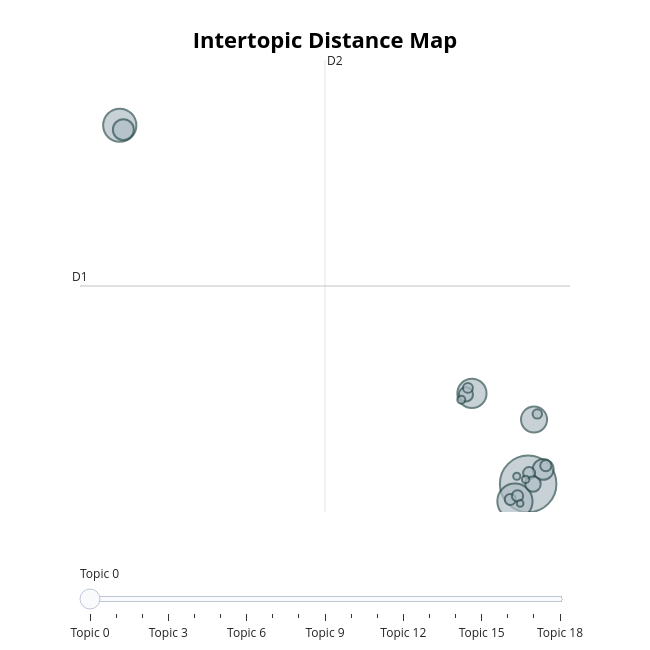

Source (notebook cell):
### Code cell
topic_model.visualize_topics()

### Figure 1 — Plotly figure (JSON) as saved in the notebook; plotly's stock layout.template omitted (floating-point values rounded to 4 significant figures)
{"data": [{"customdata": [[0, "جميل | جدا | مكان | ممتاز | رائع", 3410], [1, "فندق | الفندق | جدا | hotel | نظيف", 1322], [2, "الله | المكان | الرياض | الفندق | جدا", 1176], [3, "يحتاج | حلو | اكثر | تحتاج | الى", 908], [4, "restaurant | food | delicious | price | excellent", 725], [5, "mosque | god | الله | may | prayer", 469], [6, "mall | market | سوق | shopping | one", 466], [7, "هادئ | مكان | quiet | calm | وجميل", 154], [8, "سيئ | سيء | سيئه | جدا | الخدمات", 214], [9, "place | family | good | nice | visit", 256], [10, "coffee | القهوة | shop | place | good", 94], [11, "المياه | دورات | الحمامات | مياه | toilet", 130], [12, "مغلق | closed | كورونا | بسبب | مقفل", 106], [13, "car | parking | get | need | مواقف", 135], [14, "cinema | movie | riyadh | hall | experience", 136], [15, "love | place | loved | falsefalse | restaurant", 68], [16, "الليل | time | night | evening | الإضاءة", 48], [17, "معلم | سياحي | بأس | تاريخي | ومعلم", 59], [18, "الطائرة | حطام | طائرة | خلابه | plane", 55]], "hovertemplate": "<b>Topic %{customdata[0]}</b><br>%{customdata[1]}<br>Size: %{customdata[2]}", "legendgroup": "", "marker": {"color": "#B0BEC5", "line": {"color": "DarkSlateGrey", "width": 2}, "size": [3410, 1322, 1176, 908, 725, 469, 466, 154, 214, 256, 94, 130, 106, 135, 136, 68, 48, 59, 55], "sizemode": "area", "sizeref": 2.131, "symbol": "circle"}, "mode": "markers", "name": "", "orientation": "v", "showlegend": false, "type": "scatter", "x": [9.583, 8.699, -17.72, 5.825, 9.977, -17.48, 10.59, 9.647, 5.422, 9.907, 10.2, 8.389, 5.557, 10.77, 8.873, 5.112, 9.049, 9.416, 8.823], "xaxis": "x", "y": [4.184, 3.235, 23.83, 9.143, 7.708, 23.59, 4.98, 4.776, 9.086, 4.178, 8.017, 3.331, 9.444, 5.183, 3.527, 8.797, 3.111, 4.432, 4.601], "yaxis": "y"}], "layout": {"annotations": [{"showarrow": false, "text": "D1", "x": -20.38, "y": 15.03, "yshift": 10}, {"showarrow": false, "text": "D2", "x": -3.999, "xshift": 10, "y": 27.41}], "height": 650, "hoverlabel": {"bgcolor": "white", "font": {"family": "Rockwell", "size": 16}}, "legend": {"itemsizing": "constant", "tracegroupgap": 0}, "margin": {"t": 60}, "shapes": [{"line": {"color": "#CFD8DC", "width": 2}, "type": "line", "x0": -3.999, "x1": -3.999, "y0": 2.644, "y1": 27.41}, {"line": {"color": "#9E9E9E", "width": 2}, "type": "line", "x0": -20.38, "x1": 12.38, "y0": 15.03, "y1": 15.03}], "sliders": [{"active": 0, "pad": {"t": 50}, "steps": [{"args": [{"marker.color": [["red", "#B0BEC5", "#B0BEC5", "#B0BEC5", "#B0BEC5", "#B0BEC5", "#B0BEC5", "#B0BEC5", "#B0BEC5", "#B0BEC5", "#B0BEC5", "#B0BEC5", "#B0BEC5", "#B0BEC5", "#B0BEC5", "#B0BEC5", "#B0BEC5", "#B0BEC5", "#B0BEC5"]]}], "label": "Topic 0", "method": "update"}, {"args": [{"marker.color": [["#B0BEC5", "red", "#B0BEC5", "#B0BEC5", "#B0BEC5", "#B0BEC5", "#B0BEC5", "#B0BEC5", "#B0BEC5", "#B0BEC5", "#B0BEC5", "#B0BEC5", "#B0BEC5", "#B0BEC5", "#B0BEC5", "#B0BEC5", "#B0BEC5", "#B0BEC5", "#B0BEC5"]]}], "label": "Topic 1", "method": "update"}, {"args": [{"marker.color": [["#B0BEC5", "#B0BEC5", "red", "#B0BEC5", "#B0BEC5", "#B0BEC5", "#B0BEC5", "#B0BEC5", "#B0BEC5", "#B0BEC5", "#B0BEC5", "#B0BEC5", "#B0BEC5", "#B0BEC5", "#B0BEC5", "#B0BEC5", "#B0BEC5", "#B0BEC5", "#B0BEC5"]]}], "label": "Topic 2", "method": "update"}, {"args": [{"marker.color": [["#B0BEC5", "#B0BEC5", "#B0BEC5", "red", "#B0BEC5", "#B0BEC5", "#B0BEC5", "#B0BEC5", "#B0BEC5", "#B0BEC5", "#B0BEC5", "#B0BEC5", "#B0BEC5", "#B0BEC5", "#B0BEC5", "#B0BEC5", "#B0BEC5", "#B0BEC5", "#B0BEC5"]]}], "label": "Topic 3", "method": "update"}, {"args": [{"marker.color": [["#B0BEC5", "#B0BEC5", "#B0BEC5", "#B0BEC5", "red", "#B0BEC5", "#B0BEC5", "#B0BEC5", "#B0BEC5", "#B0BEC5", "#B0BEC5", "#B0BEC5", "#B0BEC5", "#B0BEC5", "#B0BEC5", "#B0BEC5", "#B0BEC5", "#B0BEC5", "#B0BEC5"]]}], "label": "Topic 4", "method": "update"}, {"args": [{"marker.color": [["#B0BEC5", "#B0BEC5", "#B0BEC5", "#B0BEC5", "#B0BEC5", "red", "#B0BEC5", "#B0BEC5", "#B0BEC5", "#B0BEC5", "#B0BEC5", "#B0BEC5", "#B0BEC5", "#B0BEC5", "#B0BEC5", "#B0BEC5", "#B0BEC5", "#B0BEC5", "#B0BEC5"]]}], "label": "Topic 5", "method": "update"}, {"args": [{"marker.color": [["#B0BEC5", "#B0BEC5", "#B0BEC5", "#B0BEC5", "#B0BEC5", "#B0BEC5", "red", "#B0BEC5", "#B0BEC5", "#B0BEC5", "#B0BEC5", "#B0BEC5", "#B0BEC5", "#B0BEC5", "#B0BEC5", "#B0BEC5", "#B0BEC5", "#B0BEC5", "#B0BEC5"]]}], "label": "Topic 6", "method": "update"}, {"args": [{"marker.color": [["#B0BEC5", "#B0BEC5", "#B0BEC5", "#B0BEC5", "#B0BEC5", "#B0BEC5", "#B0BEC5", "red", "#B0BEC5", "#B0BEC5", "#B0BEC5", "#B0BEC5", "#B0BEC5", "#B0BEC5", "#B0BEC5", "#B0BEC5", "#B0BEC5", "#B0BEC5", "#B0BEC5"]]}], "label": "Topic 7", "method": "update"}, {"args": [{"marker.color": [["#B0BEC5", "#B0BEC5", "#B0BEC5", "#B0BEC5", "#B0BEC5", "#B0BEC5", "#B0BEC5", "#B0BEC5", "red", "#B0BEC5", "#B0BEC5", "#B0BEC5", "#B0BEC5", "#B0BEC5", "#B0BEC5", "#B0BEC5", "#B0BEC5", "#B0BEC5", "#B0BEC5"]]}], "label": "Topic 8", "method": "update"}, {"args": [{"marker.color": [["#B0BEC5", "#B0BEC5", "#B0BEC5", "#B0BEC5", "#B0BEC5", "#B0BEC5", "#B0BEC5", "#B0BEC5", "#B0BEC5", "red", "#B0BEC5", "#B0BEC5", "#B0BEC5", "#B0BEC5", "#B0BEC5", "#B0BEC5", "#B0BEC5", "#B0BEC5", "#B0BEC5"]]}], "label": "Topic 9", "method": "update"}, {"args": [{"marker.color": [["#B0BEC5", "#B0BEC5", "#B0BEC5", "#B0BEC5", "#B0BEC5", "#B0BEC5", "#B0BEC5", "#B0BEC5", "#B0BEC5", "#B0BEC5", "red", "#B0BEC5", "#B0BEC5", "#B0BEC5", "#B0BEC5", "#B0BEC5", "#B0BEC5", "#B0BEC5", "#B0BEC5"]]}], "label": "Topic 10", "method": "update"}, {"args": [{"marker.color": [["#B0BEC5", "#B0BEC5", "#B0BEC5", "#B0BEC5", "#B0BEC5", "#B0BEC5", "#B0BEC5", "#B0BEC5", "#B0BEC5", "#B0BEC5", "#B0BEC5", "red", "#B0BEC5", "#B0BEC5", "#B0BEC5", "#B0BEC5", "#B0BEC5", "#B0BEC5", "#B0BEC5"]]}], "label": "Topic 11", "method": "update"}, {"args": [{"marker.color": [["#B0BEC5", "#B0BEC5", "#B0BEC5", "#B0BEC5", "#B0BEC5", "#B0BEC5", "#B0BEC5", "#B0BEC5", "#B0BEC5", "#B0BEC5", "#B0BEC5", "#B0BEC5", "red", "#B0BEC5", "#B0BEC5", "#B0BEC5", "#B0BEC5", "#B0BEC5", "#B0BEC5"]]}], "label": "Topic 12", "method": "update"}, {"args": [{"marker.color": [["#B0BEC5", "#B0BEC5", "#B0BEC5", "#B0BEC5", "#B0BEC5", "#B0BEC5", "#B0BEC5", "#B0BEC5", "#B0BEC5", "#B0BEC5", "#B0BEC5", "#B0BEC5", "#B0BEC5", "red", "#B0BEC5", "#B0BEC5", "#B0BEC5", "#B0BEC5", "#B0BEC5"]]}], "label": "Topic 13", "method": "update"}, {"args": [{"marker.color": [["#B0BEC5", "#B0BEC5", "#B0BEC5", "#B0BEC5", "#B0BEC5", "#B0BEC5", "#B0BEC5", "#B0BEC5", "#B0BEC5", "#B0BEC5", "#B0BEC5", "#B0BEC5", "#B0BEC5", "#B0BEC5", "red", "#B0BEC5", "#B0BEC5", "#B0BEC5", "#B0BEC5"]]}], "label": "Topic 14", "method": "update"}, {"args": [{"marker.color": [["#B0BEC5", "#B0BEC5", "#B0BEC5", "#B0BEC5", "#B0BEC5", "#B0BEC5", "#B0BEC5", "#B0BEC5", "#B0BEC5", "#B0BEC5", "#B0BEC5", "#B0BEC5", "#B0BEC5", "#B0BEC5", "#B0BEC5", "red", "#B0BEC5", "#B0BEC5", "#B0BEC5"]]}], "label": "Topic 15", "method": "update"}, {"args": [{"marker.color": [["#B0BEC5", "#B0BEC5", "#B0BEC5", "#B0BEC5", "#B0BEC5", "#B0BEC5", "#B0BEC5", "#B0BEC5", "#B0BEC5", "#B0BEC5", "#B0BEC5", "#B0BEC5", "#B0BEC5", "#B0BEC5", "#B0BEC5", "#B0BEC5", "red", "#B0BEC5", "#B0BEC5"]]}], "label": "Topic 16", "method": "update"}, {"args": [{"marker.color": [["#B0BEC5", "#B0BEC5", "#B0BEC5", "#B0BEC5", "#B0BEC5", "#B0BEC5", "#B0BEC5", "#B0BEC5", "#B0BEC5", "#B0BEC5", "#B0BEC5", "#B0BEC5", "#B0BEC5", "#B0BEC5", "#B0BEC5", "#B0BEC5", "#B0BEC5", "red", "#B0BEC5"]]}], "label": "Topic 17", "method": "update"}, {"args": [{"marker.color": [["#B0BEC5", "#B0BEC5", "#B0BEC5", "#B0BEC5", "#B0BEC5", "#B0BEC5", "#B0BEC5", "#B0BEC5", "#B0BEC5", "#B0BEC5", "#B0BEC5", "#B0BEC5", "#B0BEC5", "#B0BEC5", "#B0BEC5", "#B0BEC5", "#B0BEC5", "#B0BEC5", "red"]]}], "label": "Topic 18", "method": "update"}]}], "title": {"font": {"color": "Black", "size": 22}, "text": "<b>Intertopic Distance Map</b>", "x": 0.5, "xanchor": "center", "y": 0.95, "yanchor": "top"}, "width": 650, "xaxis": {"anchor": "y", "domain": [0, 1], "range": [-20.38, 12.38], "title": {"text": ""}, "visible": false}, "yaxis": {"anchor": "x", "domain": [0, 1], "range": [2.644, 27.41], "title": {"text": ""}, "visible": false}}}
